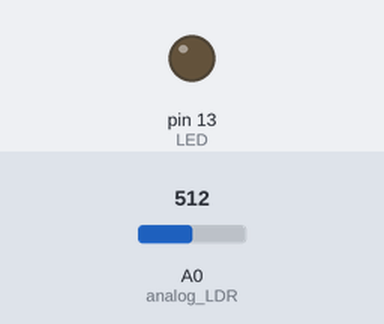
A sketch run on a simulated Arduino Uno, built with avr-gcc and run on an emulated ATmega328P. Shown: output pins drawn as LEDs (lit = HIGH). The test bench sets the inputs (shaded band); at power-on: A0 (analog_LDR) = 512.

Above: at 1.2 s.
1.3 s: A0 (analog_LDR) set to 500
At 2.5 s:
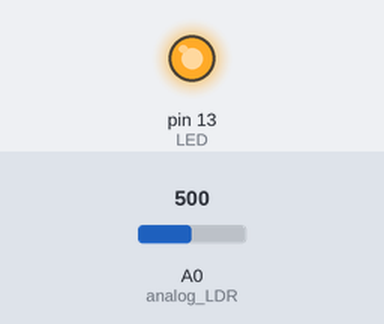
2.8 s: A0 (analog_LDR) set to 716
At 3.8 s:
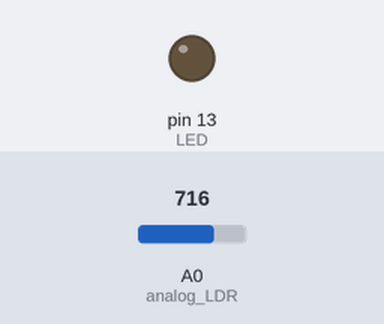
4.3 s: A0 (analog_LDR) set to 511
At 5.0 s:
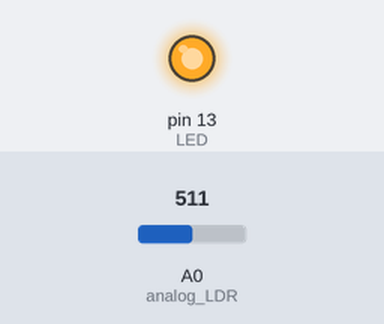
Timing chart, 0 to 7.3 s (numbered marks = the images above; inputs shaded):
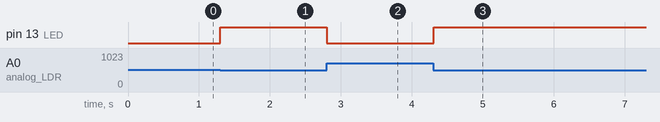

Measured:
- the behaviour switches between 512 and 511 on A0 (analog_LDR) (found by bisection; images 0 and 1)
- after the input at 1.3 s, pin 13 (LED): LOW → HIGH at once
- after the input at 2.8 s, pin 13 (LED): HIGH → LOW at once
- after the input at 4.3 s, pin 13 (LED): LOW → HIGH at once

The sketch:

analogwrite.ino
```cpp
/*To control the brightness of the led using PWM(analogwrite)*/

const int analog_LDR = A0;
const int LED = 13;
unsigned int inputVal = 0;

void setup() {
  pinMode (LED, OUTPUT);
}

void loop()
{
  //read the values from LDR sensor
   inputVal = analogRead(analog_LDR);
  //scale it down from (0 to 1023)to (255 to 0)
  inputVal =  (1023 - inputVal)/4;
   analogWrite (LED, inputVal);

   delay (100);

}
```
